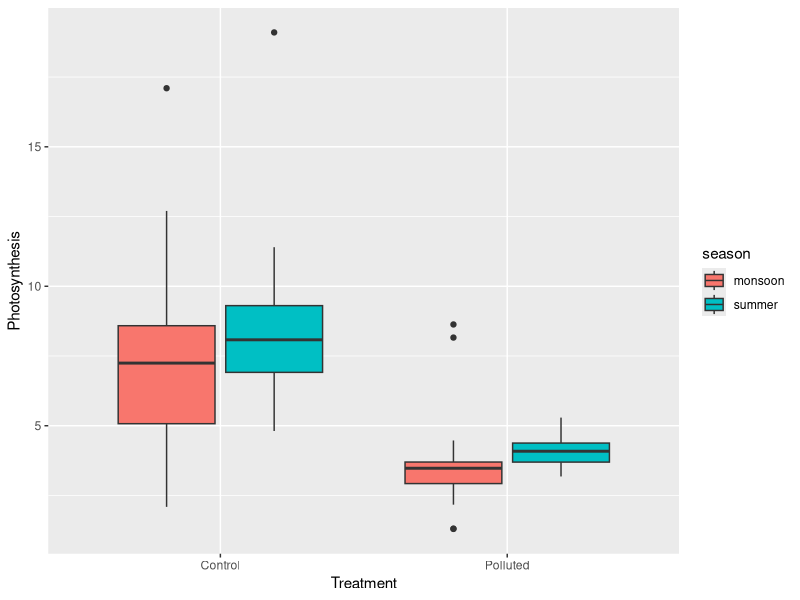
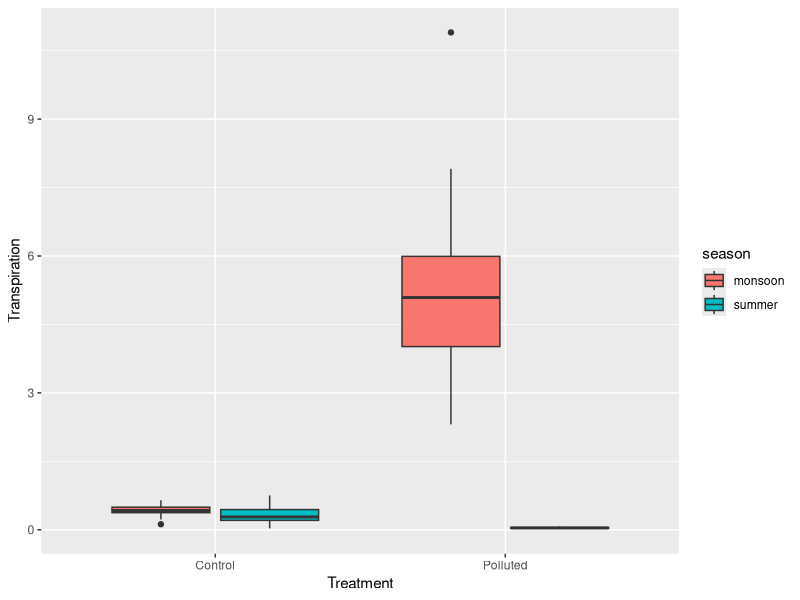
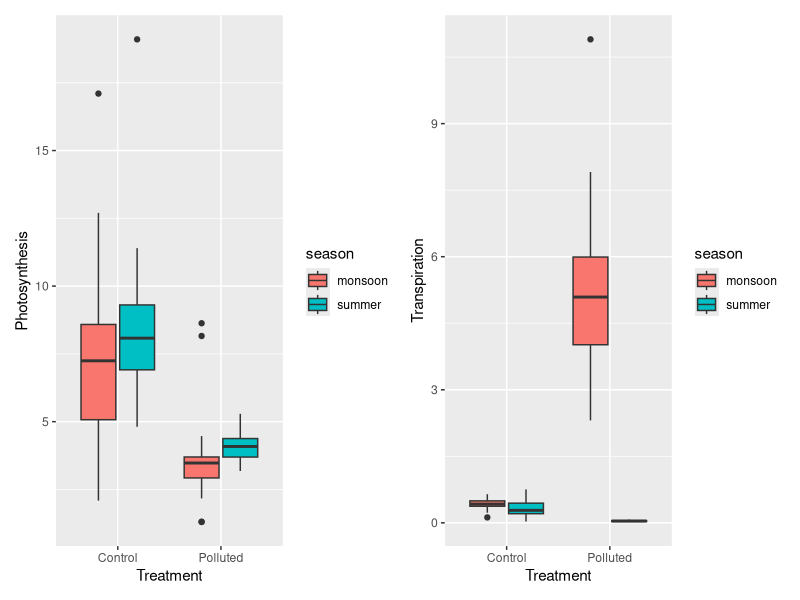
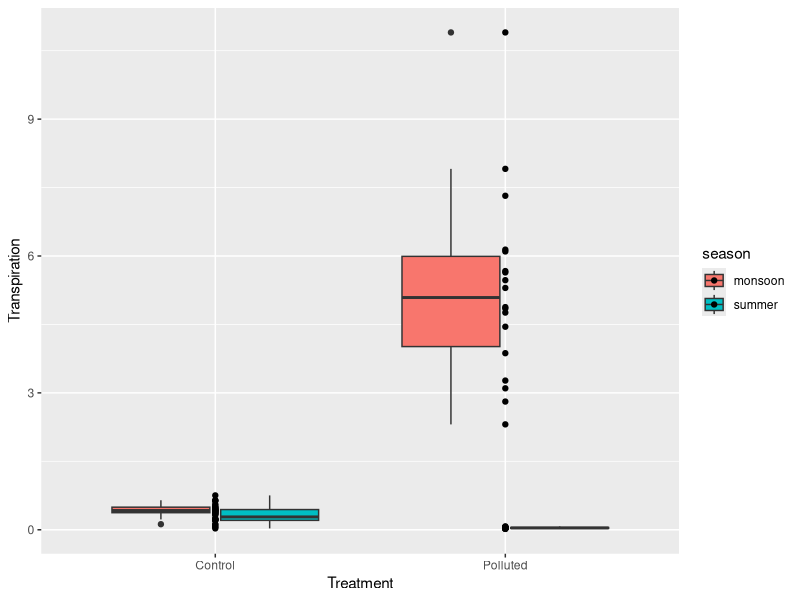
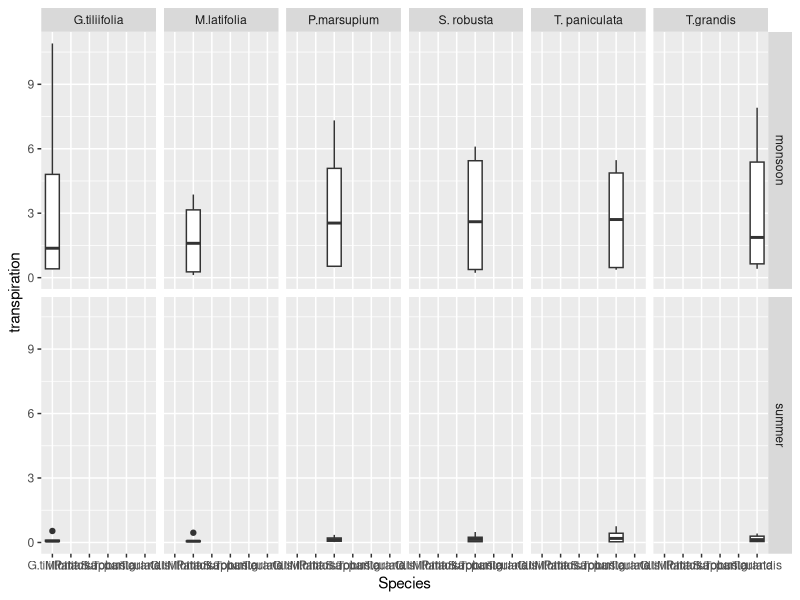
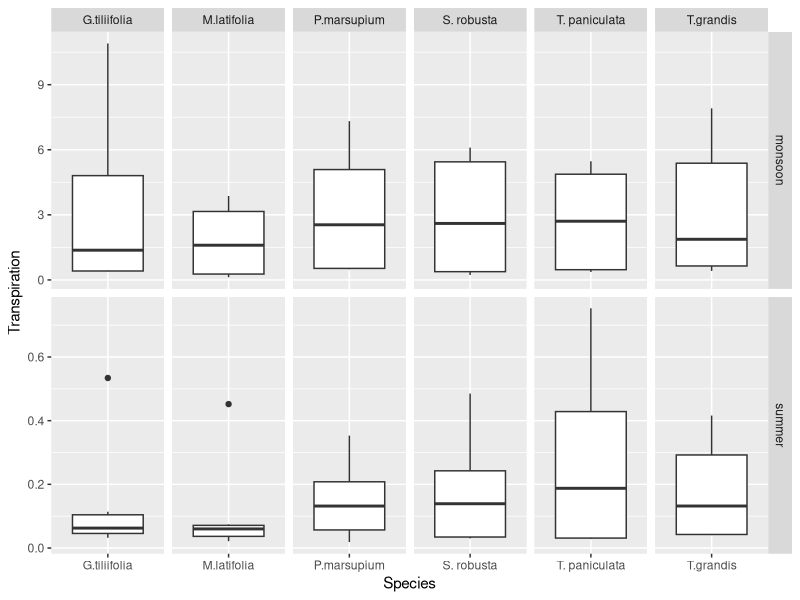
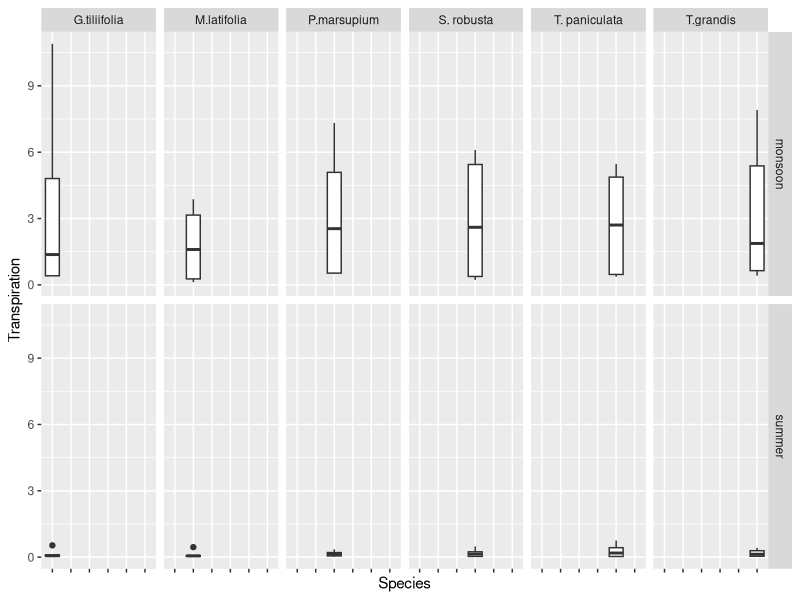
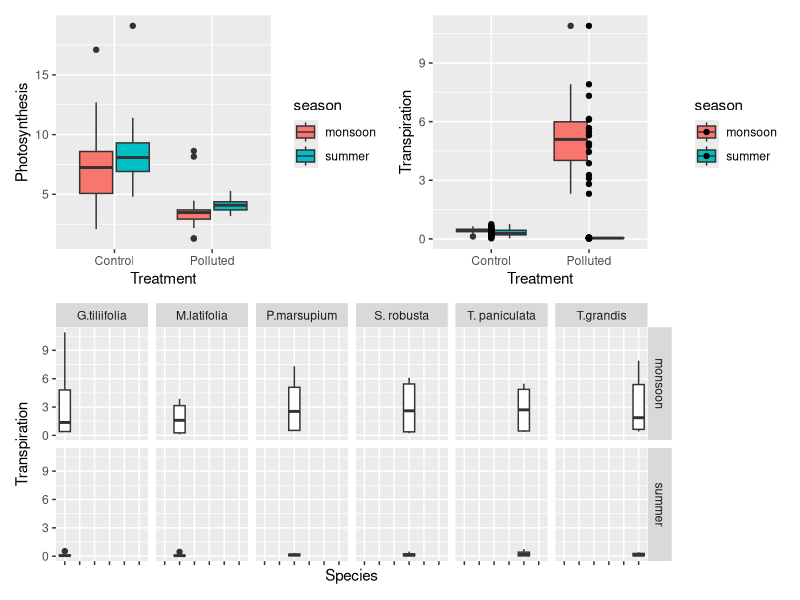

The R source for these figures, in order:
## ---- chunk 1
#install.packages("devtools") # required for installing packages from github
#devtools::install_github("thomasp85/patchwork")
# install.packages("colorspace", repos = "http://R-Forge.R-project.org")
# devtools::install_github("wilkelab/cowplot")
# 
# devtools::install_github("clauswilke/colorblindr")
## ---- chunk 2
library(patchwork)
library(ggplot2)
library(colorspace)
library(cowplot)
library(tidyverse)
library(ggpubr)
## ---- chunk 3

a <- read.csv("pollution_data1.csv") # dataset on the effect of pollution on photosynthesis and transpiration in some tropical trees
head(a)
a1 <- ggplot(a, mapping = aes(x=treatment, y = photosynthesis, fill = season)) +
  xlab("Treatment") + ylab("Photosynthesis") +
  geom_boxplot()

a1 # Checking how much particulate pollution affects photosynthesis

a2 <- ggplot(a, mapping = aes(x=treatment, y = transpiration, fill = season)) + 
  xlab("Treatment") + ylab("Transpiration") +
  geom_boxplot()
a2 # Checking how much particulate pollution affects transpiration

a1 + a2
## ---- chunk 4
a2 <- ggplot(a, mapping = aes(x=treatment, y = transpiration, fill = season)) + 
  xlab("Treatment") + ylab("Transpiration") +
  geom_boxplot() + geom_point()
a2
## ---- chunk 5
a3 <- ggplot(a, mapping = aes(x=Species, y=transpiration)) + 
  geom_boxplot() +
  facet_grid(season~Species) 
a3
## ---- chunk 6

a3 <- ggplot(a, mapping = aes(x=Species, y=transpiration)) + 
  geom_boxplot() +
  facet_grid(season~Species, scales = "free") + 
  ylab("Transpiration") 
  
a3
## ---- chunk 7
a3 <- ggplot(a, mapping = aes(x=Species, y=transpiration)) + 
  geom_boxplot() +
  facet_grid(season~Species) + 
  ylab("Transpiration") +
  theme(axis.text.x = element_blank())
a3
## ---- chunk 8
(a1 + a2)/a3 # arranging multiple graphs together



a4 <- ggplot(a, mapping = aes(x = Species, y = photosynthesis, fill = season)) + geom_boxplot()
a4 + facet_grid(.~season, scales = "free")

a5 <- ggplot(a, mapping = aes(x = treatment, y = photosynthesis, fill = Species)) + geom_boxplot()
a5.1 <- a5 + facet_grid(Species~season)

a6 <- ggplot(a, mapping = aes(x = treatment, y = transpiration, fill = Species)) + geom_boxplot()
a6.1 <- a6 + facet_grid(Species~season)

a5 + a6

a5.1 + a6.1
## ---- chunk 9
ggarrange(a5.1, a6.1, ncol = 2, common.legend = TRUE, legend = "right")
